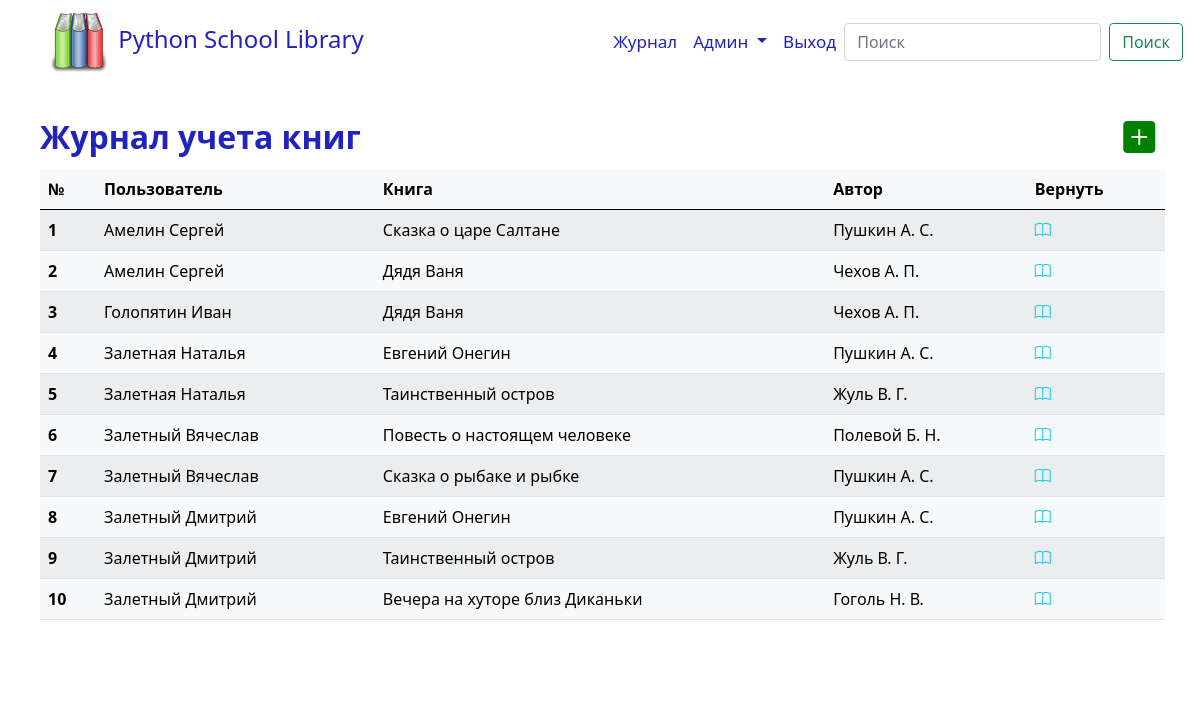
/orders (signed in), run on the app's committed database.
### library/models/book.py (models this page shows, shortened)
class Book(db.Model):
    __tablename__ = 'books'
    id = db.Column(db.Integer, primary_key=True, autoincrement=True)
    title = db.Column(db.String(120), nullable=False)
    author_id = db.Column(db.Integer, db.ForeignKey('authors.id'))

### library/models/user.py (models this page shows, shortened)
class User(db.Model, UserMixin):
    __tablename__ = 'users'
    id = db.Column(db.Integer, primary_key=True, autoincrement=True)
    password_hash = db.Column(db.String(512), nullable=False)
    first_name = db.Column(db.String(64), nullable=False)
    last_name = db.Column(db.String(64), nullable=False)
    email = db.Column(db.String(100), unique=True, index=True)
    is_admin = db.Column(db.Boolean)
    books = db.relationship(
        'Book',
        secondary='orders',
        backref=db.backref('users', lazy='select'),
        lazy='select'
    )

### library/models/author.py (models this page shows, shortened)
class Author(db.Model):
    __tablename__ = 'authors'
    id = db.Column(db.Integer, primary_key=True, autoincrement=True)
    first_name = db.Column(db.String(64), nullable=False)
    middle_name = db.Column(db.String(64))
    last_name = db.Column(db.String(64), nullable=False)
    books = db.relationship('Book', backref='author', cascade='all, delete-orphan', lazy='select')
    def __str__(self):
        return f"{self.last_name} {self.first_name[0]}. {self.middle_name[0]}."

### library/views/orders_view.py (the view)
@blueprint.route('/orders')
@login_required
def get_orders():
    headers = (
        '№',
        'Пользователь',
        'Книга',
        'Автор',
        'Вернуть',
    )
    db_fields = (User.last_name, User.first_name)
    if current_user.is_admin:
        users = User.query.join(User.books).order_by(*db_fields, Book.title).all()
    else:
        users = User.query.filter_by(id=current_user.id).join(User.books).order_by(Book.title).all()
    if users:
        return render_template(
            'orders.html',
            headers=headers,
            users=users,
            caption_table='Журнал учета книг'
        )
    return redirect(url_for('orders.add_order'))

### library/models/user.py (called while the page is built)
@login_manager.user_loader
def load_user(user_id):
    return User.query.get(int(user_id))

### library/templates/orders.html (shortened to what this page needs)
{% extends "base.html" %}
{% block main_content %}
    <div>
        <table class="table table-light table-hover table-striped table-responsive w-auto mw-100">
            <caption>{{ caption_table }}
                <div style="position:relative;float:right;">
                    <a class="plus-btn" href="{{ url_for('orders.add_order') }}" role="button">
                        <i class="bi bi-plus-square-fill"></i></a>
                </div>
            </caption>
            <thead>
            <tr>
                {% for field in headers %}
                    <th>{{ field }}</th>
                {% endfor %}
            </tr>
            </thead>
            <tbody>
            {% set row_index = namespace(value = 1) %}
            {% for user in users %}
                {% for book in user.books %}
                    <tr>
                        <th>{{ row_index.value }}</th>
                        <td>{{ user.last_name ~' '~ user.first_name }}</td>
                        <td>{{ book.title }}</td>
                        <td>{{ book.author }}</td>
                        <td><a class="text-decoration-none text-info"
                               href="{{ url_for('orders.delete_order', book_id=book.id, user_id=user.id) }}">
                            <i class="bi bi-book"></i></a>
                        </td>
                    </tr>
                    {% set row_index.value = row_index.value + 1 %}
                {% endfor %}
            {% endfor %}
            </tbody>
        </table>
    </div>
{% endblock %}
{% block additional_css %}
    <link rel="stylesheet" href="{{ url_for('static', filename='css/table.css') }}"/>
{% endblock %}

### library/static/css/table.css (style rules this page uses)
.table { margin-left: 20px; }
caption { caption-side: top; font-size: 32px; font-weight: bold; color: #2222bc; }
.plus-btn { color: green; margin-right: 10px; }
.mw-100 { min-width: 97%; }

### data on the page
User: last_name+first_name "Амелин Сергей"
Book: value "1", title "Сказка о царе Салтане", author "Пушкин А. С."
Book: value "2", title "Дядя Ваня", author "Чехов А. П.", value "3"
User: last_name+first_name "Голопятин Иван"
User: last_name+first_name "Залетная Наталья"
Book: value "4", title "Евгений Онегин", author "Пушкин А. С.", value "8"
User: last_name+first_name "Залетная Наталья"
Book: value "5", title "Таинственный остров", author "Жуль В. Г.", value "9"
User: last_name+first_name "Залетный Вячеслав"
Book: value "6", title "Повесть о настоящем человеке", author "Полевой Б. Н."
Book: value "7", title "Сказка о рыбаке и рыбке", author "Пушкин А. С."
User: last_name+first_name "Залетный Дмитрий"
Book: value "10", title "Вечера на хуторе близ Диканьки", author "Гоголь Н. В."

### other printed values
{{ caption_table }} "Журнал учета книг"
{{ field }} "№" "Пользователь" "Книга" "Автор" "Вернуть"
